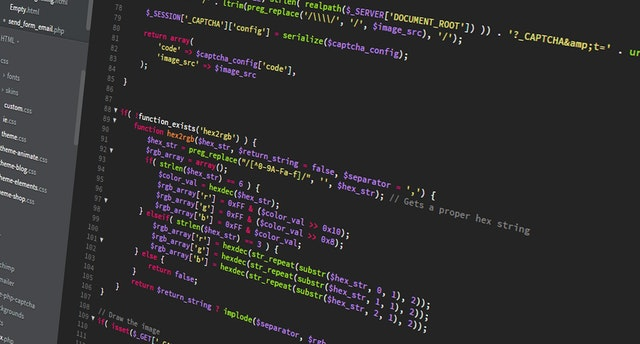
#> input picture img/coding.jpg, 640 x 344 px
$ python lesson_4.py   (older library calls are emulated)
#> lines starting #> are read from the running program, lines starting #| are printed output that depends on the picture
# Lesson 4 & 5 - Image Gradients, Thresholding, Edge Detection
# Identifying Contours of objects in Images

import cv2
import numpy as np
from matplotlib import pyplot as plt

# image gradient
img = cv2.imread('../img/coding.jpg',0)
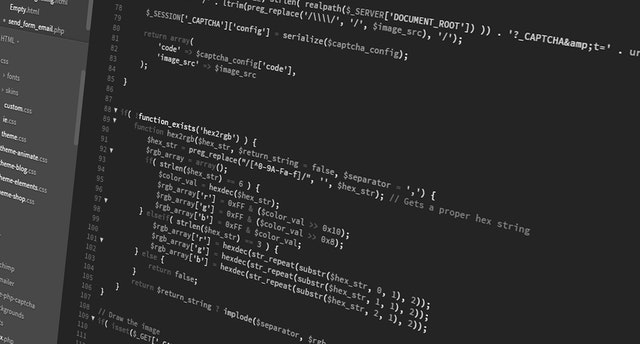
#> img: shape (344, 640); min 0, max 255, mean 45.7

# original
plt.subplot(2,2,1),plt.imshow(img,cmap = 'gray')
plt.title('Original'), plt.xticks([]), plt.yticks([])

# laplacian (derivatives)
laplacian = cv2.Laplacian(img,cv2.CV_64F)
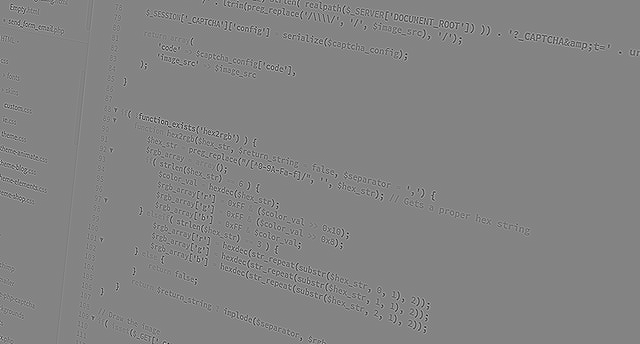
#> laplacian: shape (344, 640) float64; min -619, max 578, mean 0; drawn with min black and max white

plt.subplot(2,2,2),plt.imshow(laplacian,cmap = 'gray')
plt.title('Laplacian'), plt.xticks([]), plt.yticks([])


# sobel x, y (derivatives)
sobelx = cv2.Sobel(img,cv2.CV_64F,1,0,ksize=5)
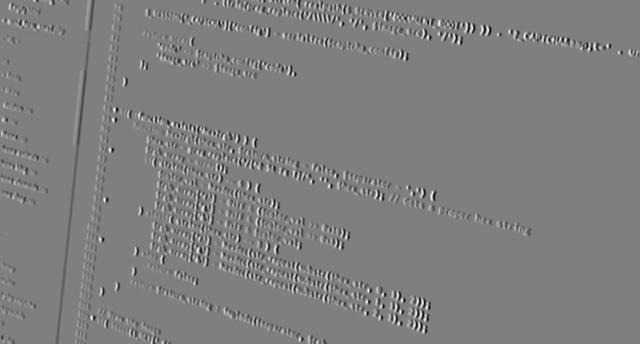
#> sobelx: shape (344, 640) float64; min -7244, max 7243, mean -8.5; drawn with min black and max white
sobely = cv2.Sobel(img,cv2.CV_64F,0,1,ksize=5)
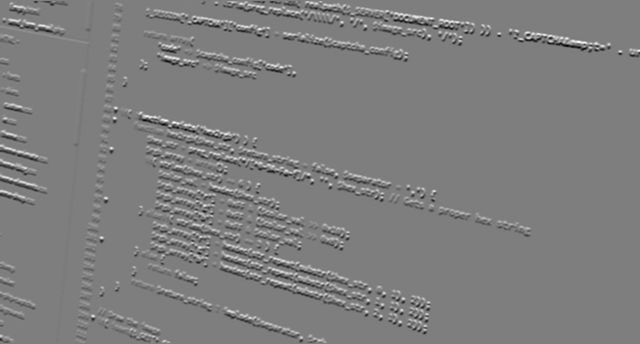
#> sobely: shape (344, 640) float64; min -6986, max 7117, mean -1.8; drawn with min black and max white

plt.subplot(2,2,3),plt.imshow(sobelx,cmap = 'gray')
plt.title('Sobel X'), plt.xticks([]), plt.yticks([])
plt.subplot(2,2,4),plt.imshow(sobely,cmap = 'gray')
plt.title('Sobel Y'), plt.xticks([]), plt.yticks([])

plt.show()

# image thresholding (if pixel value is greater than a threshold value,
# it is assigned one value (may be white), else it is assigned another value (may be black))
ret,thresh1 = cv2.threshold(img,127,255,cv2.THRESH_BINARY)
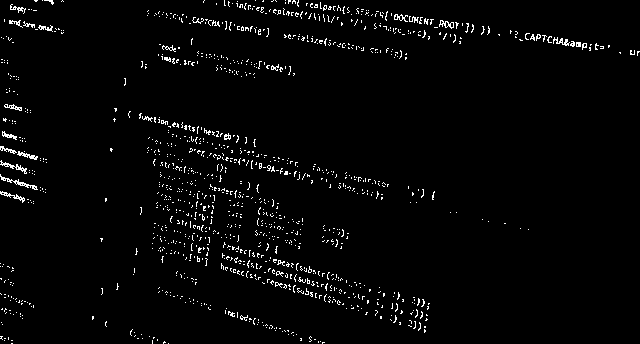
#> thresh1: shape (344, 640); 2.6% white in thin lines or dots
ret,thresh2 = cv2.threshold(img,127,255,cv2.THRESH_BINARY_INV)
#> thresh2: shape (344, 640); 97.4% white; black in thin lines or dots
ret,thresh3 = cv2.threshold(img,127,255,cv2.THRESH_TRUNC)
ret,thresh4 = cv2.threshold(img,127,255,cv2.THRESH_TOZERO)
ret,thresh5 = cv2.threshold(img,127,255,cv2.THRESH_TOZERO_INV)
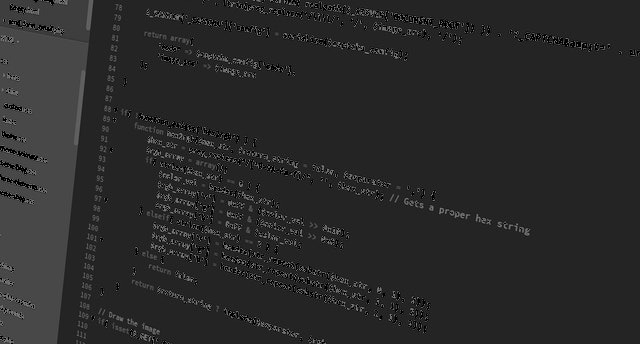
#> thresh5: shape (344, 640); min 0, max 127, mean 41.6

titles = ['Original Image','BINARY','BINARY_INV','TRUNC','TOZERO','TOZERO_INV']
images = [img, thresh1, thresh2, thresh3, thresh4, thresh5]

for i in xrange(6):
    plt.subplot(2,3,i+1),plt.imshow(images[i],'gray')
    plt.title(titles[i])
    plt.xticks([]),plt.yticks([])

plt.show()

# edge detection
edges = cv2.Canny(img,100,200)
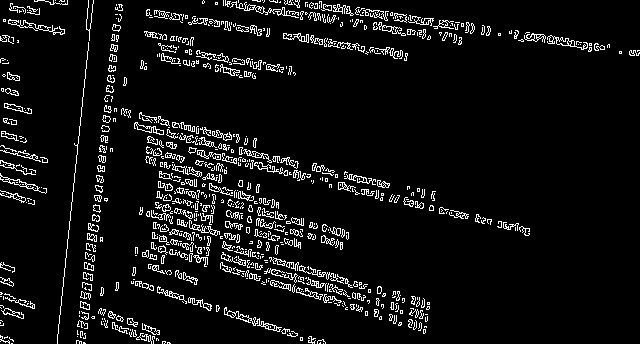
#> edges: shape (344, 640); 6.8% white in thin lines or dots

plt.subplot(121),plt.imshow(img,cmap = 'gray')
plt.title('Original Image'), plt.xticks([]), plt.yticks([])
plt.subplot(122),plt.imshow(edges,cmap = 'gray')
plt.title('Edge Image'), plt.xticks([]), plt.yticks([])

plt.show()
